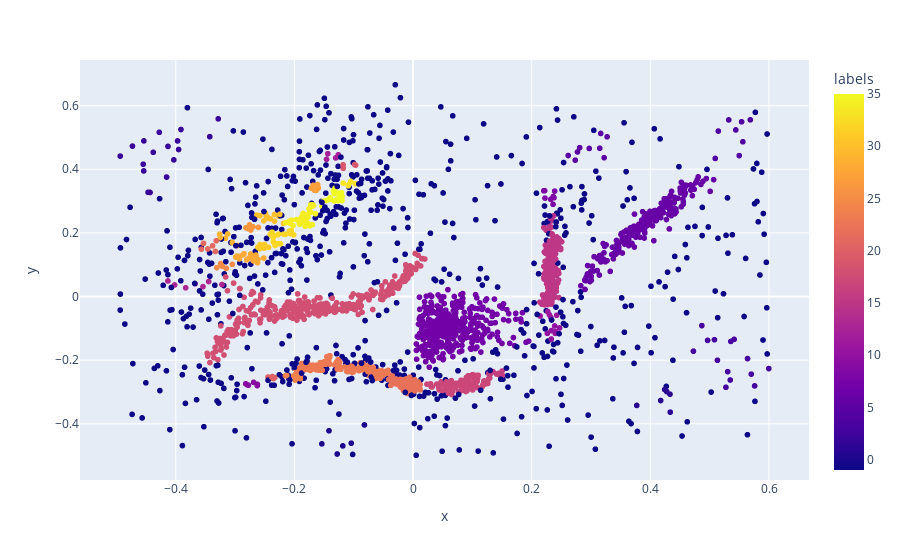

Write notebook code for a chart like this one.
### Code cell
import plotly.express as px
import plotly.graph_objects as go

px.scatter(df_cluster, x="x", y="y", color="labels")

### Figure 1 — Plotly figure (JSON) as saved in the notebook; plotly's stock layout.template omitted (floating-point values rounded to 4 significant figures; data arrays with more than 128 entries replaced by an {"elided": "..."} marker saying what was removed)
{"data": [{"hovertemplate": "x=%{x}<br>y=%{y}<br>labels=%{marker.color}<extra></extra>", "legendgroup": "", "marker": {"color": {"elided": "2309 int values"}, "coloraxis": "coloraxis", "symbol": "circle"}, "mode": "markers", "name": "", "showlegend": false, "type": "scattergl", "x": {"elided": "2309 float values"}, "xaxis": "x", "y": {"elided": "2309 float values"}, "yaxis": "y"}], "layout": {"coloraxis": {"colorbar": {"title": {"text": "labels"}}, "colorscale": [[0, "#0d0887"], [0.1111, "#46039f"], [0.2222, "#7201a8"], [0.3333, "#9c179e"], [0.4444, "#bd3786"], [0.5556, "#d8576b"], [0.6667, "#ed7953"], [0.7778, "#fb9f3a"], [0.8889, "#fdca26"], [1, "#f0f921"]]}, "legend": {"tracegroupgap": 0}, "margin": {"t": 60}, "xaxis": {"anchor": "y", "domain": [0, 1], "title": {"text": "x"}}, "yaxis": {"anchor": "x", "domain": [0, 1], "title": {"text": "y"}}}}
